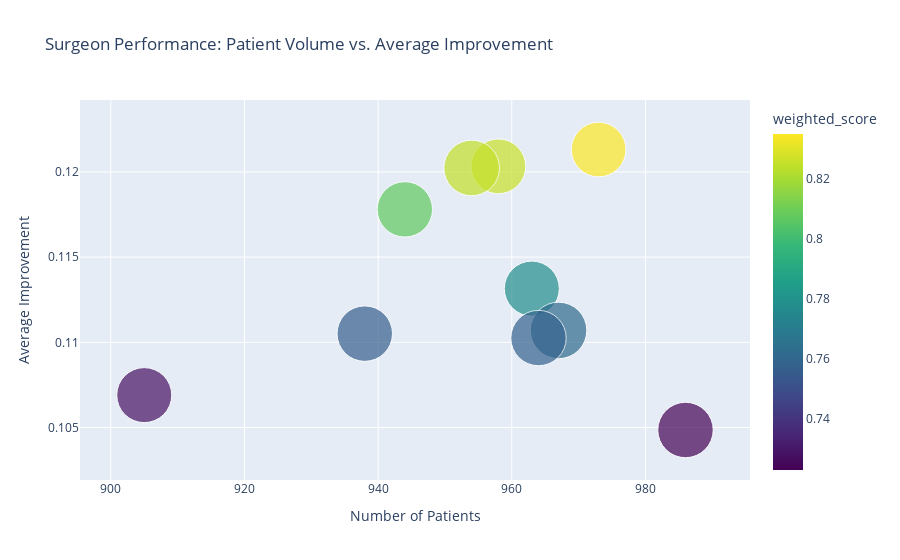

The cell this chart's notebook holds for it:
### Markdown cell above
### Scatter Plot: Patient Volume vs. Average Improvement

This chart visualizes the relationship between a surgeon’s **effectiveness** (average improvement) and **experience** (number of patients treated).  
Each point represents a surgeon, and while marker size reflects outcome variability (standard deviation), the values are relatively similar, so bubble size does not vary significantly.

### Code cell
fig = px.scatter(
    surgeon_scores,
    x='num_patients',
    y='avg_improvement',
    size='std_improvement',
    color='weighted_score',
    hover_name='surgeon_name',
    color_continuous_scale='Viridis',
    size_max=40,
    title='Surgeon Performance: Patient Volume vs. Average Improvement'
)

fig.update_layout(
    xaxis_title='Number of Patients',
    yaxis_title='Average Improvement',
    legend_title='Weighted Score'
)

fig.show()

### Figure 1 — Plotly figure (JSON) as saved in the notebook; plotly's stock layout.template omitted (floating-point values rounded to 4 significant figures)
{"data": [{"hovertemplate": "<b>%{hovertext}</b><br><br>num_patients=%{x}<br>avg_improvement=%{y}<br>std_improvement=%{marker.size}<br>weighted_score=%{marker.color}<extra></extra>", "hovertext": ["Obi-Wan Kenobi", "Luke Skywalker", "Mon Mothma", "Yoda", "Darth Vader", "Boba Fett", "Jar Jar Binks", "Darth Maul", "Princess Leia", "Padme Amidala"], "legendgroup": "", "marker": {"color": [0.8348, 0.8261, 0.825, 0.8071, 0.7775, 0.7611, 0.7577, 0.7564, 0.7279, 0.7229], "coloraxis": "coloraxis", "size": [0.2537, 0.2551, 0.2632, 0.2606, 0.2575, 0.2719, 0.2608, 0.2616, 0.2571, 0.2613], "sizemode": "area", "sizeref": 0.00017, "symbol": "circle"}, "mode": "markers", "name": "", "orientation": "v", "showlegend": false, "type": "scatter", "x": [973, 958, 954, 944, 963, 967, 964, 938, 905, 986], "xaxis": "x", "y": [0.1213, 0.1203, 0.1202, 0.1178, 0.1132, 0.1107, 0.1103, 0.1105, 0.1069, 0.1049], "yaxis": "y"}], "layout": {"coloraxis": {"colorbar": {"title": {"text": "weighted_score"}}, "colorscale": [[0, "#440154"], [0.1111, "#482878"], [0.2222, "#3e4989"], [0.3333, "#31688e"], [0.4444, "#26828e"], [0.5556, "#1f9e89"], [0.6667, "#35b779"], [0.7778, "#6ece58"], [0.8889, "#b5de2b"], [1, "#fde725"]]}, "legend": {"itemsizing": "constant", "title": {"text": "Weighted Score"}, "tracegroupgap": 0}, "title": {"text": "Surgeon Performance: Patient Volume vs. Average Improvement"}, "xaxis": {"anchor": "y", "domain": [0, 1], "title": {"text": "Number of Patients"}}, "yaxis": {"anchor": "x", "domain": [0, 1], "title": {"text": "Average Improvement"}}}}
